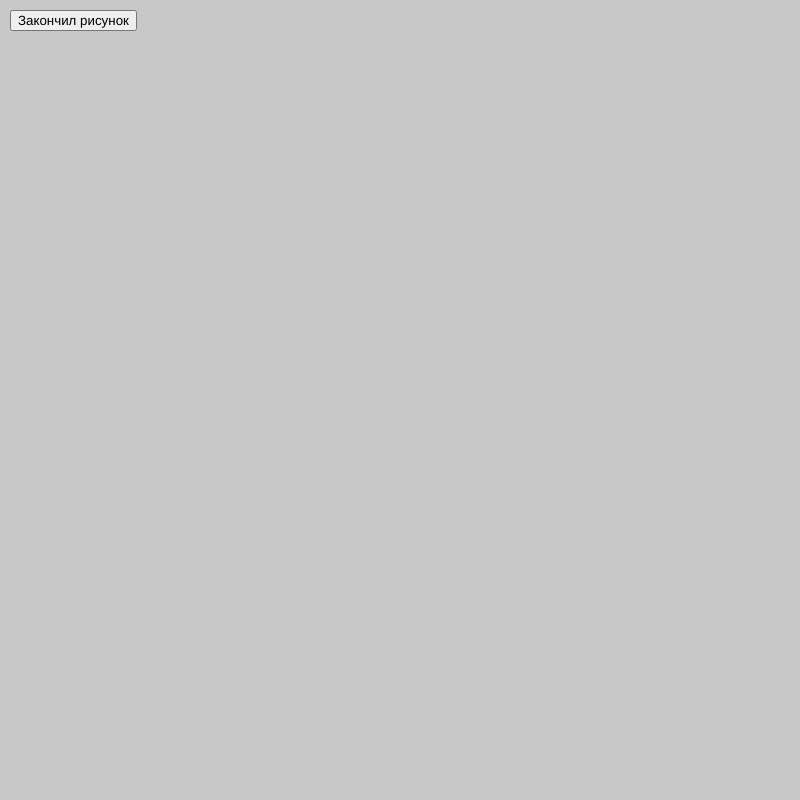
Frame 1 (no input)
Frame 60 (no input): identical to frame 1, image omitted
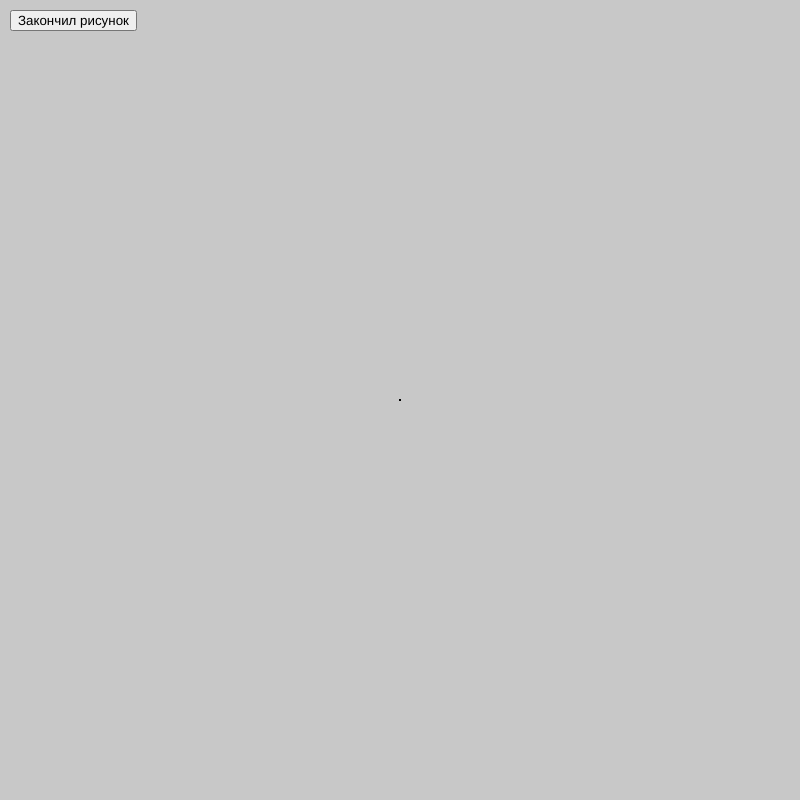
Frame 120 (the mouse pressed at the canvas centre since frame 60)

The p5.js sketch that drew these frames (run headless with seeded random() and noise() and a simulated clock; from frame 60 on, the mouse is pressed at the canvas centre):

// p5.js sketch
// ── sketch.js
let previousMouseX;
let previousMouseY;

let canvas;
let editMode;
let currentShape = [];
let currentColor = [0, 0, 0]; // Цвет для рисования (по умолчанию черный)
let fillColor = [255, 0, 0, 100]; // Цвет заливки фигуры (по умолчанию красный)
let strokeWeightVal = 1; // Толщина линии
let finishButton; // Кнопка для завершения рисунка

function setup() {
    canvas = createCanvas(800, 800);
    background(200);
    stroke(0);

    editMode = 0; // Начальный режим - рисование

    // Кнопки для управления
    createButton('Clear').mousePressed(clearCanvas);
    createButton('Create Shape').mousePressed(toggleEditMode);

    // Кнопки для рисования
    createButton('Pencil').mousePressed(() => { 
        strokeWeightVal = 1; 
        stroke(currentColor); 
        strokeWeight(strokeWeightVal); // Устанавливаем толщину для обычного карандаша
    });
    createButton('Thick Pencil').mousePressed(() => { 
        strokeWeightVal = 5; 
        stroke(currentColor); 
        strokeWeight(strokeWeightVal); // Устанавливаем толщину для толстого карандаша
    });

    // Кнопки для выбора цвета линии
    createButton('Black').mousePressed(() => { 
        currentColor = [0, 0, 0]; 
        stroke(currentColor); 
    });
    createButton('Red').mousePressed(() => { 
        currentColor = [255, 0, 0]; 
        stroke(currentColor); 
    });
    createButton('Green').mousePressed(() => { 
        currentColor = [0, 255, 0]; 
        stroke(currentColor); 
    });
    createButton('Blue').mousePressed(() => { 
        currentColor = [0, 0, 255]; 
        stroke(currentColor); 
    });

    // Кнопки для выбора цвета заливки
    createButton('Fill Red').mousePressed(() => { fillColor = [255, 0, 0, 100]; });
    createButton('Fill Green').mousePressed(() => { fillColor = [0, 255, 0, 100]; });
    createButton('Fill Blue').mousePressed(() => { fillColor = [0, 0, 255, 100]; });

    // Кнопка "Закончил рисунок" в верхнем левом углу
    finishButton = createButton('Закончил рисунок');
    finishButton.position(10, 10); // Размещение кнопки
    finishButton.mousePressed(toggleFinishButton);
}

function draw() {
    // Логика рисования линий
    if (mouseIsPressed && editMode === 0 && mousePressOnCanvas()) {
        if (previousMouseX === undefined || previousMouseY === undefined) {
            previousMouseX = mouseX;
            previousMouseY = mouseY;
        } else {
            line(previousMouseX, previousMouseY, mouseX, mouseY);
            previousMouseX = mouseX;
            previousMouseY = mouseY;
        }
    }

    // Логика рисования и редактирования фигуры
    if (editMode === 1 || editMode === 2) {
        beginShape();
        for (let i = 0; i < currentShape.length; i++) {
            vertex(currentShape[i].x, currentShape[i].y);
        }

        // Включаем заливку, если фигура завершена
        if (editMode === 2) {
            fill(fillColor);  // Цвет заливки
            noStroke();  // Без обводки
        }

        endShape(CLOSE);

        // Рисование точек для редактирования вершин
        if (editMode === 2) {
            fill(255, 0, 0); // Редкие вершины
            for (let i = 0; i < currentShape.length; i++) {
                ellipse(currentShape[i].x, currentShape[i].y, 10, 10);
            }
        }
    }
}

function mousePressed() {
    if (mousePressOnCanvas()) {  // Убедимся, что нажали на холст
        // Убедимся, что рисуем только в режиме рисования фигуры
        if (editMode === 1) {
            currentShape.push({ x: mouseX, y: mouseY });
        }
    }
}

function mouseReleased() {
    if (editMode === 2) {
        // Завершаем редактирование фигуры
        editMode = 0;
    }
}

function toggleEditMode() {
    if (editMode === 0) {
        editMode = 1; // Начало рисования формы
    } else if (editMode === 1) {
        editMode = 2; // Завершение формы
    } else {
        editMode = 0; // Завершаем рисование формы
        currentShape = []; // Очистка текущей фигуры
    }
}

function clearCanvas() {
    background(200);
    previousMouseX = undefined;
    previousMouseY = undefined;
    currentShape = [];
    editMode = 0;
}

function mousePressOnCanvas() {
    return mouseX > 0 && mouseX < width && mouseY > 0 && mouseY < height;
}

function toggleFinishButton() {
    if (editMode === 0) {
        finishButton.html('Молодец');  // Если рисование завершено, меняем на "Молодец"
        finishButton.style('background-color', 'green'); // Зеленый цвет
    } else {
        finishButton.html('Закончил рисунок');  // Если рисование не завершено, возвращаем текст
        finishButton.style('background-color', 'red'); // Красный цвет
    }
}
